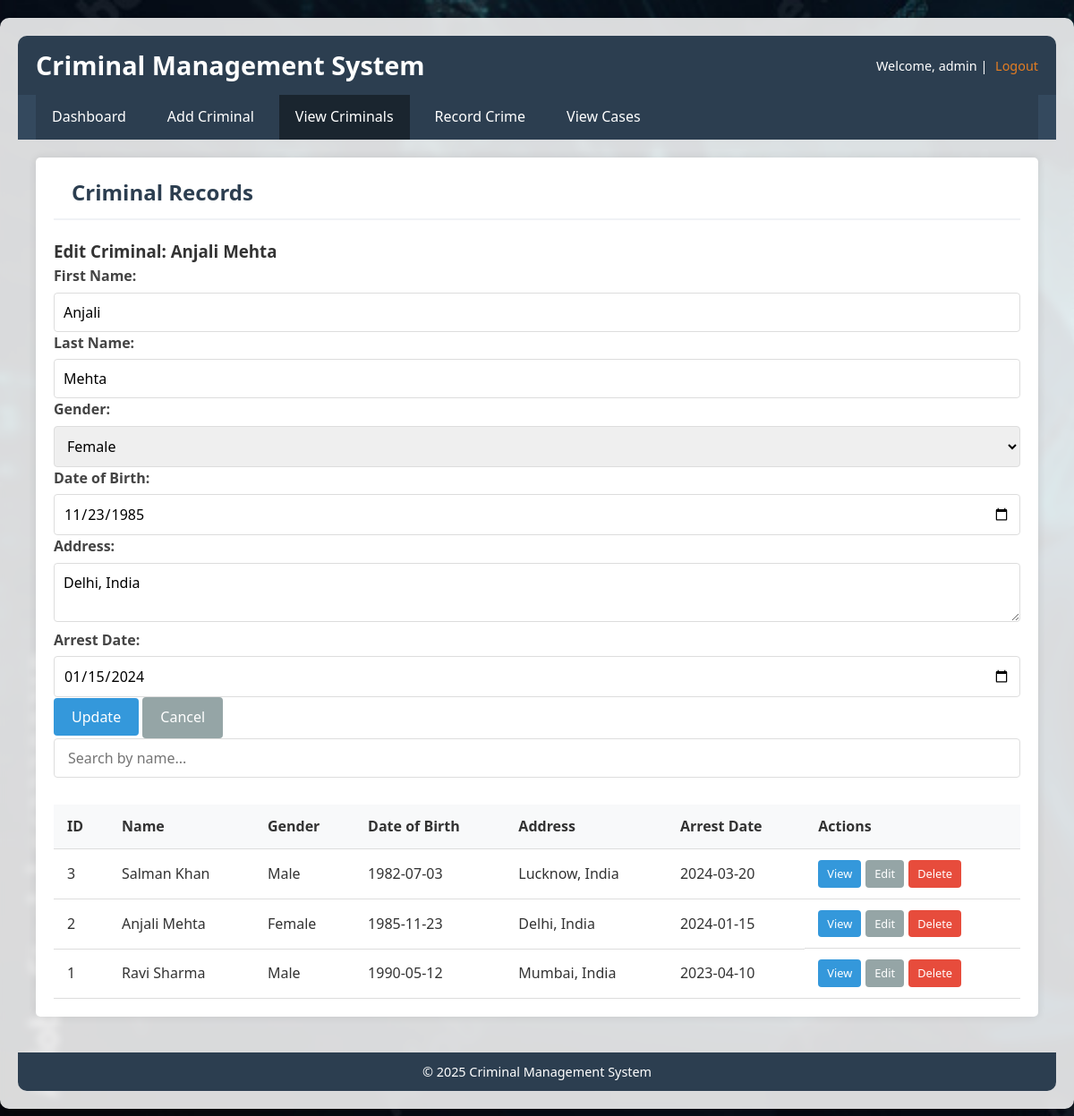
Screenshot of /view_criminals.php?edit=2 (signed in) with the database file from the repository.
### tables this page shows
CREATE TABLE criminals (
    id INT AUTO_INCREMENT PRIMARY KEY,
    first_name VARCHAR(50),
    last_name VARCHAR(50),
    gender ENUM('Male', 'Female', 'Other'),
    date_of_birth DATE,
    address TEXT,
    arrest_date DATE
);

### view_criminals.php (the view, shortened to what this page needs)
<?php
include 'database.php';
$edit_criminal = null;
if (isset($_GET['edit']) && is_numeric($_GET['edit'])) {
    $edit_id = $_GET['edit'];
    $edit_query = mysqli_query($conn, "SELECT * FROM criminals WHERE id = $edit_id");
    $edit_criminal = mysqli_fetch_assoc($edit_query);
}
$result = mysqli_query($conn, "SELECT * FROM criminals ORDER BY id DESC");
?>
<!DOCTYPE html>
<html>
<head>
    <link rel="stylesheet" href="style.css">
</head>
<body style="background-image: url('bg-image3.jpg'); background-size: cover; background-repeat: no-repeat; background-attachment: fixed;">
    <div class="dashboard-container">
        <header>
            <h1>Criminal Management System</h1>
            <div class="user-info">
                Welcome, <?php echo $_SESSION['username']; ?> |
                <a href="index.php?logout=true">Logout</a>
            </div>
        </header>
        <nav>
            <ul>
                <li><a href="dashboard.php">Dashboard</a></li>
                <li><a href="add_criminal.php">Add Criminal</a></li>
                <li><a href="view_criminals.php" class="active">View Criminals</a></li>
                <li><a href="add_crime.php">Record Crime</a></li>
                <li><a href="view_cases.php">View Cases</a></li>
            </ul>
        </nav>
        <main>
            <h2>Criminal Records</h2>
            <?php if ($edit_criminal): ?>
                <div class="form-container">
                    <h3>Edit Criminal: <?= $edit_criminal['first_name'] . " " . $edit_criminal['last_name'] ?></h3>
                    <form method="POST">
                        <label>First Name:</label>
                        <input type="text" name="first_name" value="<?= $edit_criminal['first_name'] ?>" required>
                        <label>Last Name:</label>
                        <input type="text" name="last_name" value="<?= $edit_criminal['last_name'] ?>" required>
                        <label>Gender:</label>
                        <select name="gender" required>
                            <option value="Female" <?= $edit_criminal['gender'] == 'Female' ? 'selected' : '' ?>>Female</option>
                        </select>
                        <label>Date of Birth:</label>
                        <input type="date" name="date_of_birth" value="<?= $edit_criminal['date_of_birth'] ?>" required>
                        <label>Address:</label>
                        <textarea name="address" required><?= $edit_criminal['address'] ?></textarea>
                        <label>Arrest Date:</label>
                        <input type="date" name="arrest_date" value="<?= $edit_criminal['arrest_date'] ?>" required>
                        <button type="submit" name="update_criminal" class="btn">Update</button>
                        <a href="view_criminals.php" class="btn btn-secondary">Cancel</a>
                    </form>
                </div>
            <?php endif; ?>
            <div class="search-bar">
                <input type="text" id="searchInput" onkeyup="searchTable()" placeholder="Search by name...">
            </div>
            <div class="table-container">
                <table id="criminalsTable">
                    <thead>
                        <tr>
                            <th>ID</th>
                            <th>Name</th>
                            <th>Gender</th>
                            <th>Date of Birth</th>
                            <th>Address</th>
                            <th>Arrest Date</th>
                            <th>Actions</th>
                        </tr>
                    </thead>
                    <tbody>
                        <?php
                        if (mysqli_num_rows($result) > 0) {
                            while ($row = mysqli_fetch_assoc($result)) {
                                echo "<tr>";
                                echo "<td>{$row['id']}</td>";
                                echo "<td>{$row['first_name']} {$row['last_name']}</td>";
                                echo "<td>{$row['gender']}</td>";
                                echo "<td>{$row['date_of_birth']}</td>";
                                echo "<td>{$row['address']}</td>";
                                echo "<td>{$row['arrest_date']}</td>";
                                echo "<td class='actions'>
                                        <a href='view_criminal_details.php?id={$row['id']}' class='btn btn-small'>View</a>
                                        <a href='view_criminals.php?edit={$row['id']}' class='btn btn-small btn-secondary'>Edit</a>
                                        <a href='view_criminals.php?delete={$row['id']}' class='btn btn-small btn-danger' onclick='return confirm(\"Are you sure?\")'>Delete</a>
                                    </td>";
                                echo "</tr>";
                            }
                        } else {
                            echo "<tr><td colspan='7'>No criminal records found.</td></tr>";
                        }
                        ?>
                    </tbody>
                </table>
            </div>
        </main>
        <footer>
            <p>&copy; 2025 Criminal Management System</p>
        </footer>
    </div>
</body>
</html>

### style.css (style rules this page uses)
* { margin: 0; padding: 0; box-sizing: border-box; font-family: 'Segoe UI', Tahoma, Geneva, Verdana, sans-serif; }
body { background-color: #f0f2f5; color: #333; line-height: 1.6; }
a { text-decoration: none; color: #2e6da4; }
.dashboard-container { display: grid; grid-template-rows: auto auto 1fr auto; min-height: 100vh; }
header { background-color: #2c3e50; color: white; padding: 15px 20px; display: flex; justify-content: space-between; align-items: center; }
header h1 { font-size: 1.8rem; }
.user-info { font-size: 0.9rem; }
.user-info a { color: #e67e22; margin-left: 5px; }
nav { background-color: #34495e; padding: 0 20px; }
nav ul { list-style: none; display: flex; overflow-x: auto; }
nav ul li { padding: 0; }
nav ul li a { display: block; padding: 15px 20px; color: white; text-decoration: none; transition: background-color 0.3s; }
nav ul li a:hover, nav ul li a.active { background-color: #2c3e50; text-decoration: none; }
main { padding: 20px; background-color: #fff; border-radius: 5px; box-shadow: 0 0 10px rgba(0, 0, 0, 0.1); margin: 20px; }
main h2 { color: #2c3e50; margin-bottom: 20px; border-bottom: 2px solid #f0f2f5; padding-bottom: 10px; padding-left:20px; }
footer { background-color: #2c3e50; color: white; text-align: center; padding: 15px; font-size: 0.9rem; }
label { display: block; margin-bottom: 5px; font-weight: 600; color: #444; }
input[type="text"], input[type="password"], input[type="date"], input[type="file"], select, textarea { width: 100%; padding: 10px; border: 1px solid #ddd; border-radius: 4px; font-size: 1rem; }
textarea { resize: vertical; }
.btn { display: inline-block; padding: 10px 20px; background-color: #3498db; color: white; border: none; border-radius: 4px; cursor: pointer; font-size: 1rem; transition: background-color 0.3s; }
.btn-secondary { background-color: #95a5a6; }
.btn-danger { background-color: #e74c3c; }
.btn-small { padding: 5px 10px; font-size: 0.8rem; }
.table-container { overflow-x: auto; }
table { width: 100%; border-collapse: collapse; margin-top: 10px; }
table th, table td { padding: 12px 15px; text-align: left; border-bottom: 1px solid #ddd; }
table th { background-color: #f8f9fa; font-weight: 600; }
.actions { display: flex; gap: 5px; align-items: center; flex-wrap: wrap; }
.search-bar { margin-bottom: 20px; }
.search-bar input { width: 100%; padding: 10px 15px; border: 1px solid #ddd; border-radius: 4px; font-size: 1rem; }

### view_criminals.php (style rules this page uses)
.dashboard-container { background-color: rgba(255, 255, 255, 0.85); backdrop-filter: blur(4px); padding: 20px; border-radius: 10px; margin: 20px auto; max-width: 1200px; box-shadow: 0 4px 12px rgba(0, 0, 0, 0.2); }
nav ul { list-style-type: none; padding: 0; display: flex; gap: 10px; background-color: #2c3e50; margin: 0; }
nav ul li a { color: white; text-decoration: none; padding: 12px 18px; display: block; }
nav ul li a:hover, nav ul li a.active { background-color: #1a252f; }
header { display: flex; justify-content: space-between; align-items: center; background-color: #2c3e50; color: white; padding: 10px 20px; border-radius: 10px 10px 0 0; }
footer { text-align: center; color: white; background-color: #2c3e50; padding: 10px; border-radius: 0 0 10px 10px; margin-top: 20px; }

### rows the page displays
criminals: first_name "Anjali", last_name "Mehta", gender "Female", date_of_birth "11/23/1985", address "Delhi, India", arrest_date "01/15/2024", id "2", date_of_birth "1985-11-23", arrest_date "2024-01-15"
criminals: id "3", first_name "Salman", last_name "Khan", gender "Male", date_of_birth "1982-07-03", address "Lucknow, India", arrest_date "2024-03-20"
criminals: id "1", first_name "Ravi", last_name "Sharma", gender "Male", date_of_birth "1990-05-12", address "Mumbai, India", arrest_date "2023-04-10"

### other values shown
$_SESSION['username'] "admin"
